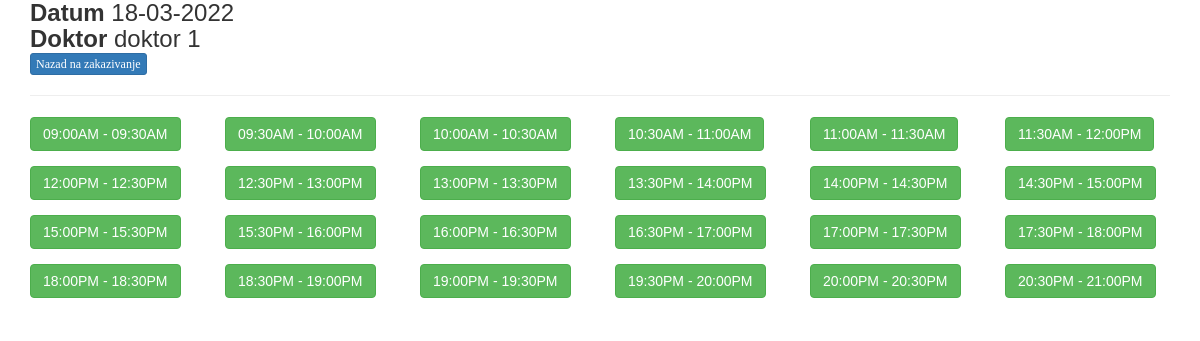
The page /book.php?date=2022-03-18&resource=1 on the database its author committed.
### tables this page shows
CREATE TABLE `doktori` (
  `id` int(11) NOT NULL,
  `name` varchar(255) NOT NULL,
  `username` varchar(255) DEFAULT NULL,
  `password` varchar(250) DEFAULT NULL,
  `role` varchar(200) DEFAULT NULL,
  `specijalnost` varchar(250) NOT NULL,
  `slot_duration` int(11) NOT NULL DEFAULT 30
);

### book.php (the view, shortened to what this page needs)
<?php
include 'db.php';
if(isset($_GET['date']) && isset($_GET['resource'])){
    $date = $_GET['date'];
    $resource = $_GET['resource'];
    $stmt = $mysqli->prepare("select * from doktori where id = ?");
    $stmt->bind_param('i', $resource);
    $stmt->execute();
    $result = $stmt->get_result();
    $row = $result->fetch_assoc();
    $resourcename = $row['name'];
    $slotduration = $row['slot_duration'];
    $bookings = array();
}
$duration = $slotduration;
$cleanup = 0;
$day = date('l', strtotime($date));
if($day=='Saturday'){
    $start = "09:00";
    $end = "14:00";
}else{
    $start = "09:00";
    $end = "21:00";
}
function timeslots($duration, $cleanup, $start, $end){
    $start = new DateTime($start);
    $end = new DateTime($end);
    $interval = new DateInterval("PT".$duration."M");
    $cleanupInterval = new DateInterval("PT".$cleanup."M");
    $slots = array();
    for($intStart = $start; $intStart<$end; $intStart->add($interval)->add($cleanupInterval)){
        $endPeriod = clone $intStart;
        $endPeriod->add($interval);
        $slots[] = $intStart->format("H:iA")." - ". $endPeriod->format("H:iA");
    }
    return $slots;
}
?>
<!doctype html>
    <html lang="en">
    <head>
        <link rel="stylesheet" href="https://maxcdn.bootstrapcdn.com/bootstrap/3.3.7/css/bootstrap.min.css">
        <link rel="stylesheet" href="/css/main.css">
        <link href="https://cdnjs.cloudflare.com/ajax/libs/select2/4.0.6-rc.0/css/select2.min.css" rel="stylesheet" />
    </head>
    <body>
        <div class="container">
         <h3 class=""><b>Datum</b> <?php echo date('d-m-Y', strtotime($date)); ?><br>
            <b>Doktor </b> <?php echo $resourcename; ?>
        </h3>
        <a href="calendar.php" class="btn btn-primary btn-xs">Nazad na zakazivanje</a>
        <hr>
        <div class="row">
           <div class="col-md-12">
           </div>
           <?php $timeslots = timeslots($duration, $cleanup, $start, $end);
           foreach($timeslots as $ts){
            ?>
            <div class="col-md-2">
                <div class="form-group">
                   <?php if(in_array($ts, $bookings)){ ?>
                       <button class="btn btn-danger edit" data-timeslot="<?php echo $ts; ?>"><?php echo $ts; ?></button>
                   <?php }else{ ?>
                       <button class="btn btn-success book" data-timeslot="<?php echo $ts; ?>"><?php echo $ts; ?></button>
                   <?php }  ?>
               </div>
           </div>
       <?php } ?>
   </div>
</div>
</body>
</html>

### css/main.css (style rules this page uses)
* { margin: 0px; padding: 0px; box-sizing: border-box; }
body, html { height: 100%; font-family: Poppins-Regular, sans-serif; }
a { font-family: Poppins-Regular; font-size: 14px; line-height: 1.7; color: #666666; margin: 0px; transition: all 0.4s; -webkit-transition: all 0.4s; -o-transition: all 0.4s; -moz-transition: all 0.4s; }
h1,h2,h3,h4,h5,h6 { margin: 0px; }
button { outline: none !important; border: none; background: transparent; }

### rows shown on the page
doktori: name "doktor 1", slot_duration "09:00AM - 09:30AM", slot_duration "09:30AM - 10:00AM", slot_duration "10:00AM - 10:30AM", slot_duration "10:30AM - 11:00AM", slot_duration "11:00AM - 11:30AM", slot_duration "11:30AM - 12:00PM", slot_duration "12:00PM - 12:30PM", slot_duration "12:30PM - 13:00PM", slot_duration "13:00PM - 13:30PM", slot_duration "13:30PM - 14:00PM", slot_duration "14:00PM - 14:30PM", slot_duration "14:30PM - 15:00PM", slot_duration "15:00PM - 15:30PM", slot_duration "15:30PM - 16:00PM", slot_duration "16:00PM - 16:30PM", slot_duration "16:30PM - 17:00PM", slot_duration "17:00PM - 17:30PM", slot_duration "17:30PM - 18:00PM", slot_duration "18:00PM - 18:30PM", slot_duration "18:30PM - 19:00PM", slot_duration "19:00PM - 19:30PM", slot_duration "19:30PM - 20:00PM", slot_duration "20:00PM - 20:30PM", slot_duration "20:30PM - 21:00PM"

### other values the page prints
date('d-m-Y', strtotime($date)) "18-03-2022"
